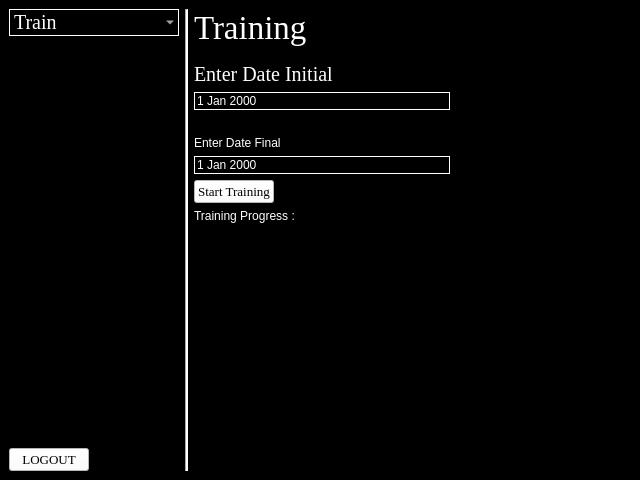
<?xml version="1.0" encoding="UTF-8"?>
<ui version="4.0">
 <class>MainWindow</class>
 <widget class="QMainWindow" name="MainWindow">
  <property name="geometry">
   <rect>
    <x>0</x>
    <y>0</y>
    <width>640</width>
    <height>480</height>
   </rect>
  </property>
  <property name="windowTitle">
   <string>MainWindow</string>
  </property>
  <widget class="QWidget" name="centralwidget">
   <property name="styleSheet">
    <string notr="true">background-color: rgb(0, 0, 0);</string>
   </property>
   <layout class="QGridLayout" name="gridLayout">
    <item row="0" column="0">
     <layout class="QVBoxLayout" name="verticalLayout">
      <item>
       <layout class="QVBoxLayout" name="verticalLayout_3">
        <item>
         <widget class="QComboBox" name="comboBox">
          <property name="font">
           <font>
            <family>Times New Roman</family>
            <pointsize>15</pointsize>
           </font>
          </property>
          <property name="styleSheet">
           <string notr="true">QComboBox {
    color: white;
    background-color: black;
    border: 1px solid white; 
	width: 150px;
}</string>
          </property>
          <item>
           <property name="text">
            <string>Train</string>
           </property>
          </item>
          <item>
           <property name="text">
            <string>Main</string>
           </property>
          </item>
          <item>
           <property name="text">
            <string>Detect</string>
           </property>
          </item>
          <item>
           <property name="text">
            <string>Label</string>
           </property>
          </item>
          <item>
           <property name="text">
            <string>Report</string>
           </property>
          </item>
          <item>
           <property name="text">
            <string>Admin</string>
           </property>
          </item>
         </widget>
        </item>
       </layout>
      </item>
      <item>
       <spacer name="verticalSpacer_2">
        <property name="orientation">
         <enum>Qt::Orientation::Vertical</enum>
        </property>
        <property name="sizeHint" stdset="0">
         <size>
          <width>20</width>
          <height>40</height>
         </size>
        </property>
       </spacer>
      </item>
      <item alignment="Qt::AlignmentFlag::AlignLeft|Qt::AlignmentFlag::AlignBottom">
       <widget class="QPushButton" name="logoutButton">
        <property name="font">
         <font>
          <family>Times New Roman</family>
          <pointsize>10</pointsize>
         </font>
        </property>
        <property name="styleSheet">
         <string notr="true">background-color: rgb(255, 255, 255);</string>
        </property>
        <property name="text">
         <string>LOGOUT</string>
        </property>
       </widget>
      </item>
     </layout>
    </item>
    <item row="0" column="2">
     <layout class="QVBoxLayout" name="verticalLayout_2">
      <item>
       <layout class="QVBoxLayout" name="verticalLayout_4">
        <item>
         <widget class="QLabel" name="titleText">
          <property name="font">
           <font>
            <family>Times New Roman</family>
            <pointsize>25</pointsize>
           </font>
          </property>
          <property name="styleSheet">
           <string notr="true">color: rgb(255, 255, 255);</string>
          </property>
          <property name="text">
           <string>Training</string>
          </property>
         </widget>
        </item>
        <item>
         <spacer name="verticalSpacer_7">
          <property name="orientation">
           <enum>Qt::Orientation::Vertical</enum>
          </property>
          <property name="sizeType">
           <enum>QSizePolicy::Policy::Minimum</enum>
          </property>
          <property name="sizeHint" stdset="0">
           <size>
            <width>20</width>
            <height>10</height>
           </size>
          </property>
         </spacer>
        </item>
        <item>
         <layout class="QVBoxLayout" name="verticalLayout_6">
          <item>
           <widget class="QLabel" name="label">
            <property name="font">
             <font>
              <family>Times New Roman</family>
              <pointsize>15</pointsize>
              <italic>false</italic>
              <bold>false</bold>
             </font>
            </property>
            <property name="styleSheet">
             <string notr="true">QLabel {
	font: 15pt &quot;Times New Roman&quot;;
    color: white;
    background-color: black; 
} </string>
            </property>
            <property name="text">
             <string>Enter Date Initial</string>
            </property>
           </widget>
          </item>
          <item>
           <widget class="QDateEdit" name="dateInitial">
            <property name="styleSheet">
             <string notr="true">QDateEdit {
	font: 15pt &quot;Times New Roman&quot;;
    color: white;
    background-color: black;
    border: 1px solid white; 
} </string>
            </property>
           </widget>
          </item>
          <item>
           <spacer name="horizontalSpacer_2">
            <property name="orientation">
             <enum>Qt::Orientation::Horizontal</enum>
            </property>
            <property name="sizeHint" stdset="0">
             <size>
              <width>40</width>
              <height>20</height>
             </size>
            </property>
           </spacer>
          </item>
          <item>
           <widget class="QLabel" name="label_2">
            <property name="styleSheet">
             <string notr="true">QLabel {
	font: 15pt &quot;Times New Roman&quot;;
    color: white;
    background-color: black; 
} </string>
            </property>
            <property name="text">
             <string>Enter Date Final</string>
            </property>
           </widget>
          </item>
          <item>
           <widget class="QDateEdit" name="dateFinal">
            <property name="styleSheet">
             <string notr="true">QDateEdit {
	font: 15pt &quot;Times New Roman&quot;;
    color: white;
    background-color: black;
    border: 1px solid white; 
} </string>
            </property>
           </widget>
          </item>
         </layout>
        </item>
        <item alignment="Qt::AlignmentFlag::AlignLeft">
         <widget class="QPushButton" name="startDetectionButton">
          <property name="font">
           <font>
            <family>Times New Roman</family>
            <pointsize>10</pointsize>
           </font>
          </property>
          <property name="styleSheet">
           <string notr="true">background-color: rgb(255, 255, 255);</string>
          </property>
          <property name="text">
           <string>Start Training</string>
          </property>
         </widget>
        </item>
       </layout>
      </item>
      <item>
       <widget class="QLabel" name="label_3">
        <property name="styleSheet">
         <string notr="true">QLabel {
	font: 15pt &quot;Times New Roman&quot;;
    color: white;
    background-color: black; 
} </string>
        </property>
        <property name="text">
         <string>Training Progress :</string>
        </property>
       </widget>
      </item>
      <item>
       <widget class="QListView" name="outputPrint"/>
      </item>
     </layout>
    </item>
    <item row="0" column="1">
     <widget class="Line" name="line">
      <property name="styleSheet">
       <string notr="true">background-color: rgb(255, 255, 255);</string>
      </property>
      <property name="orientation">
       <enum>Qt::Orientation::Vertical</enum>
      </property>
     </widget>
    </item>
    <item row="0" column="6">
     <spacer name="horizontalSpacer">
      <property name="orientation">
       <enum>Qt::Orientation::Horizontal</enum>
      </property>
      <property name="sizeHint" stdset="0">
       <size>
        <width>40</width>
        <height>20</height>
       </size>
      </property>
     </spacer>
    </item>
   </layout>
  </widget>
 </widget>
 <resources/>
 <connections/>
</ui>
